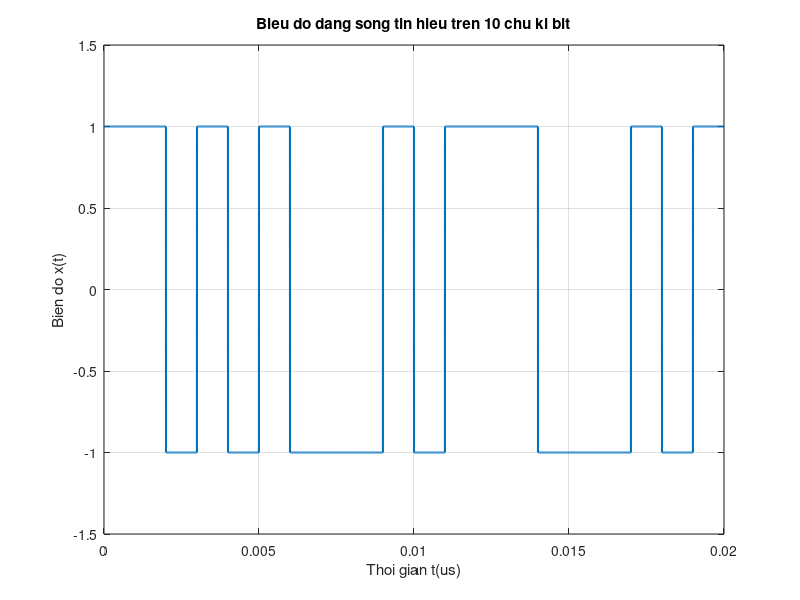

Recreate this plot in MATLAB.
clc; clear;

% a. Tao chuoi bit
Nbit = 50;
bit = randi([0 1], 1, Nbit);
disp(bit);

% b. CMI 
Rb = 500e6;
Tb = 1 / Rb;

Ns = 1000;
ts = Tb / Ns;

x = [];
muc_1 = 1;

for k = 1:Nbit
    if bit(k) == 0
        x = [x, -1*ones(1, Ns/2), 1*ones(1, Ns/2)];
    else
        x = [x, muc_1*ones(1, Ns)];
        muc_1 = -muc_1;
    end
end

% c. Ve dang song tin hieu trong 10 chu ki bit
N_view = 10;
Ns_view = N_view * Ns;

t = 0:ts:N_view*Tb - ts;

figure;
plot(t * 1e6, x(1:Ns_view), 'LineWidth', 1.5);
grid on;
xlabel('Thoi gian t(us)');
ylabel('Bien do x(t)');
title('Bieu do dang song tin hieu tren 10 chu ki bit');
xlim([0 N_view * Tb * 1e6]);
ylim([-1.5 1.5]);
